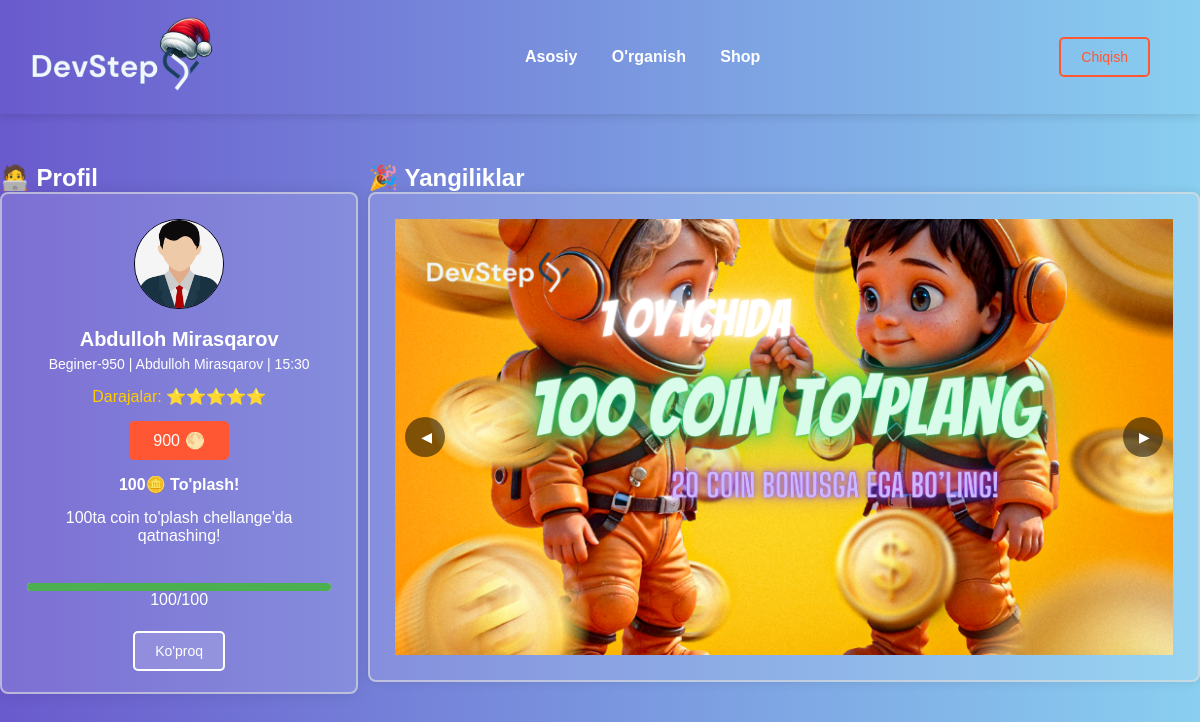
/main/ (signed in), run on an earlier commit of the app's database.
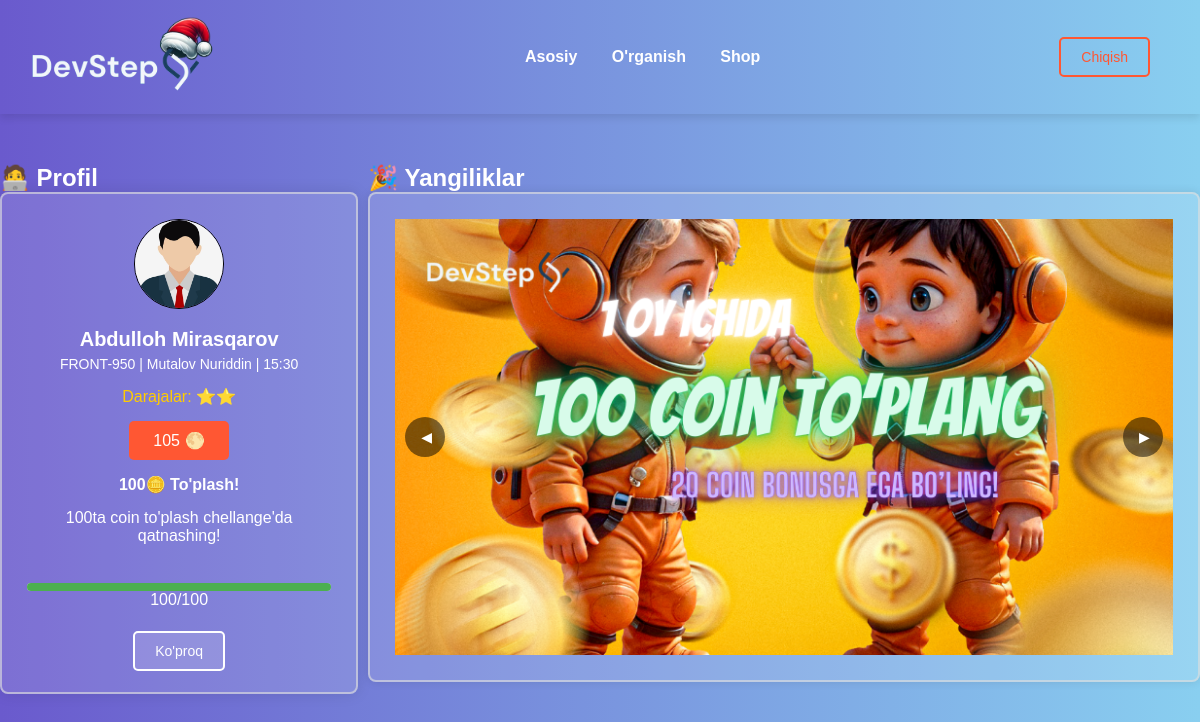
And on a later commit of the database.
### accounts/models.py (models this page shows, shortened)
class User(models.Model):
    name = models.CharField(max_length=100)
    modme_id = models.CharField(max_length=50, unique=True)
    password = models.CharField(max_length=128)
    level = models.IntegerField(default=1)
    last_visit = models.DateField(default=0)
    total_coins = models.IntegerField(default=0)
    coins_today = models.IntegerField(default=0)
    telegram_bot_register = models.IntegerField()
    is_admin = models.BooleanField(default=False)
    payment_status = models.CharField(max_length=10, choices=[('paid', 'To‘langan'), ('unpaid', 'To‘lanmagan')], default='unpaid')
    last_payment_date = models.DateTimeField(null=True, blank=True)
    group = models.ForeignKey(Group, on_delete=models.CASCADE, related_name='groups', null=True, blank=True)

class Group(models.Model):
    name = models.CharField(max_length=100)
    time = models.CharField(max_length=30)
    teacher = models.CharField(max_length=100)

### accounts/views.py (the view)
# urls.py: path('main/', main_view, name='main'),
def main_view(request):
    user_id = request.session.get('user_id')  # Sessiyadan foydalanuvchi ID ni olish
    if not user_id:
        return redirect('login')  # Foydalanuvchi sessiyasiz bo'lsa, login sahifasiga qaytarish
    user = User.objects.filter(id=user_id).first()
    if not user:
        request.session.flush()  # Agar user topilmasa, sessiyani o'chirish
        return redirect('login')
    if user.total_coins < 100:
        user.level = 1
    elif user.total_coins < 200:
        user.level = 2
    elif user.total_coins < 300:
        user.level = 3
    elif user.total_coins < 400:
        user.level = 4
    elif user.total_coins < 500:
        user.level = 5
    context = {
        'images': NewsImage.objects.all(),
        'user': user,
    }
    return render(request, 'index.html', context)

### templates/index.html (shortened to what this page needs)
{% load static %}
<!DOCTYPE html>
<html lang="en">
<head>
    <link rel="stylesheet" href="{% static 'css/style.css' %}">
</head>
<body>
    <div class="header">
        <div class="header-logo">
            <a href="{% url 'main' %}">
                <img src="{% static 'img/logo2.svg' %}" alt="">
            </a>
        </div>
        <div class="header-nav">
            <a href="{% url 'main' %}">Asosiy</a>
            <a href="{% url 'direction_list' %}">O'rganish</a>
            <a href="{% url 'shop' %}">Shop</a>
        </div>
        <a class="post-button" href="{% url 'logout' %}">Chiqish</a>
    </div>
    <div class="container">
        <div class="father-div">
            <aside class="profile-section">
                <h2>🧑‍💻 Profil</h2>
                <div class="profile-card">
                    <img src="../static/img/user.jpg" alt="Profile Image" class="profile-image">
                    <div class="profile-details">
                        <h3 class="profile-name">{{ user.name }}</h3>
                        <p class="profile-info">{{ user.group.name }} | {{ user.group.teacher }} | {{ user.group.time }}
                        </p>
                    </div>
                    {% if user.level == 1 %}
                    <div class="levels">Darajalar: ⭐</div>
                    {% elif user.level == 2 %}
                    <div class="levels">Darajalar: ⭐⭐</div>
                    {% elif user.level == 3 %}
                    <div class="levels">Darajalar: ⭐⭐⭐</div>
                    {% elif user.level == 4 %}
                    <div class="levels">Darajalar: ⭐⭐⭐⭐</div>
                    {% elif user.level == 5 %}
                    <div class="levels">Darajalar: ⭐⭐⭐⭐⭐</div>
                    {% endif %}
                    <div class="stats">
                        <div class="stat-item">{{ user.total_coins }}<span class="icon">🌕</span></div>
                    </div>
                    <div class="attendance">
                        <h3>100🪙 To'plash!</h3>
                        <p>100ta coin to'plash chellange'da qatnashing!</p><br>
                        <div class="progress-bar">
                            {% if user.total_coins < 100 %} <div class="progress-fill"
                                style="width: {{ user.total_coins }}%;">
                        </div>
                        <p>{{ user.total_coins }}/100</p><br>
                        {% else %}
                        <div class="progress-fill" style="width: 100%;"></div>
                        <p>100/100</p><br>
                        {% endif %}
                    </div>
                </div>
                <button class="more">Ko'proq</button>
        </div>
        </aside>
        <main class="main-section">
            <h2>🎉 Yangiliklar</h2>
            <section class="news-section">
                <div class="slider">
                    <div class="slides">
                        {% for image in images %}
                        <div class="slide">
                            <img src="{{ image.photo.url }}" alt="{{ image.title }}">
                        </div>
                        {% endfor %}
                    </div>
                    <button class="prev-btn">◀</button>
                    <button class="next-btn">▶</button>
                </div>
            </section>
        </main>
    </div>
    </div>
</body>
</html>

What changed in the data, as far as the page shows it:
changed User "Abdulloh Mirasqarov": group.name "Beginer-950" → "FRONT-950"; group.teacher "Abdulloh Mirasqarov" → "Mutalov Nuriddin"; total_coins "900" → "105"
Also different on the page:
text no longer shown: "Darajalar: ⭐⭐⭐⭐⭐"
text now shown: "Darajalar: ⭐⭐"
